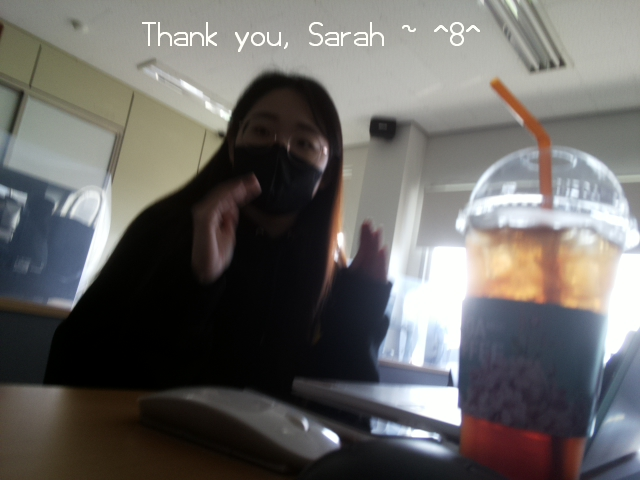
#> input picture camera_example/foo.jpg, 640 x 480 px, given in place of the camera
$ python server.py
#> lines starting #> are read from the running program, lines starting #| are printed output that depends on the picture
import cv2
CAM_ID = 0

#Open the CAM
cap = cv2.VideoCapture(CAM_ID) #카메라 생성

#Check that the camera is opened
if cap.isOpened() == False: #카메라 생성 확인
    print('Can\'t open the CAM(%d)' % (CAM_ID))
    exit()

#create the window & change the window size
#윈도우 생성 및 사이즈 변경
cv2.namedWindow('Face')

face_cascade = cv2.CascadeClassifier()
face_cascade.load('/usr/local/share/OpenCV/haarcascades/haarcascade_frontalface_default.xml')


while(True):
    #read the camera image
    #카메라에서 이미지 얻기
    ret, frame = cap.read()
#> frame is the input picture: shape (480, 640, 3); mean B, G, R 100.6, 103.1, 105

    grayframe = cv2.cvtColor(frame, cv2.COLOR_BGR2GRAY)
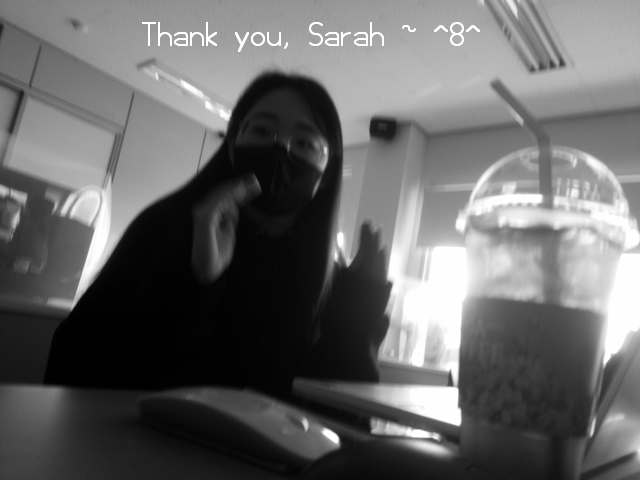
#> grayframe: shape (480, 640); min 0, max 255, mean 103.4
    grayframe = cv2.equalizeHist(grayframe)
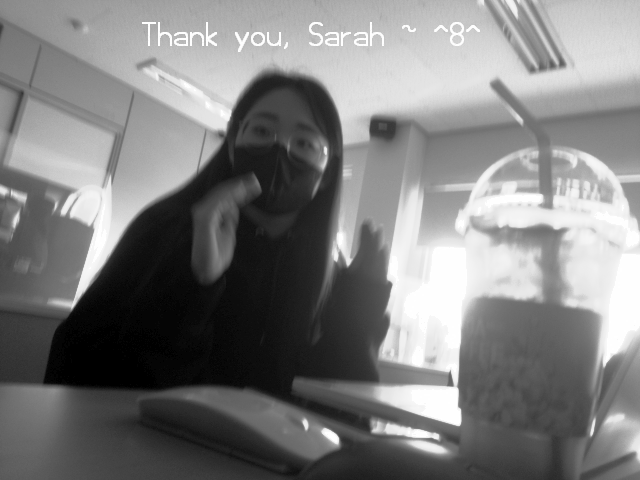
#> grayframe: shape (480, 640); min 0, max 255, mean 126.2

    faces = face_cascade.detectMultiScale(grayframe, 1.1, 3, 0, (30, 30))
#> faces = ()
    """
    cv2.CascadeClassifier.detectMultiScale(image[, scaleFactor[, minNeighbors[,
                                           flags[, minSize[, maxSize]]]]]) → objects
    image 실제 이미지
    objects [반환값] 얼굴 검출 위치와 영역 변수
    scaleFactor 이미지 스케일
    minNeighbors 얼굴 검출 후보들의 갯수
    flags 이전 cascade와 동일하다 cvHaarDetectObjects 함수 에서
          새로운 cascade에서는 사용하지 않는다.
    minSize 가능한 최소 객체 사이즈
    maxSize 가능한 최대 객체 사이즈
    """
    for (x,y,w,h) in faces:
        cv2.rectangle(frame,(x,y),(x+w,y+h),(0,255,0),3, 4, 0)
#> this loop made 0 passes
    """
    cv2.rectangle(img, pt1, pt2, color[, thickness[, lineType[, shift]]]) → None
    img 적용할 이미지
    pt1 그릴 상자의 꼭지점
    pt2 pt1의 반대편 꼭지점
    color 상자의 색상
    thickness 상자의 라인들의 두께 음수 또는 CV_FILLED를 주면 상자를 채운다.
    lineType 라인의 모양 line()함수 확인하기
    shift ?? Number of fractional bits in the point coordinates.
    포인트 좌표의 분수 비트의 수??
    """

    cv2.imshow('Face',frame)

    #wait keyboard input until 10ms
    #10ms 동안 키입력 대기
    if cv2.waitKey(10) >= 0:
#> (key Esc is pressed here)
        break;

#close the window
#윈도우 종료
cap.release()
cv2.destroyWindow('Face')
